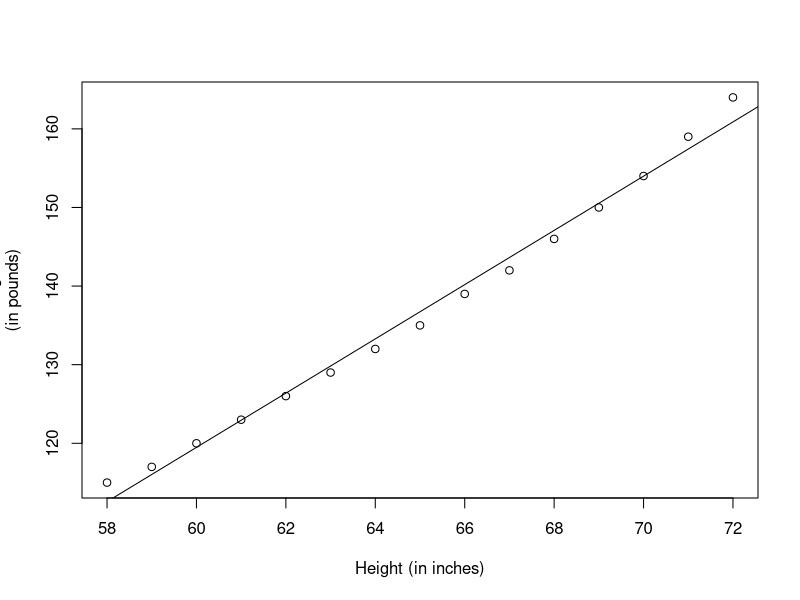
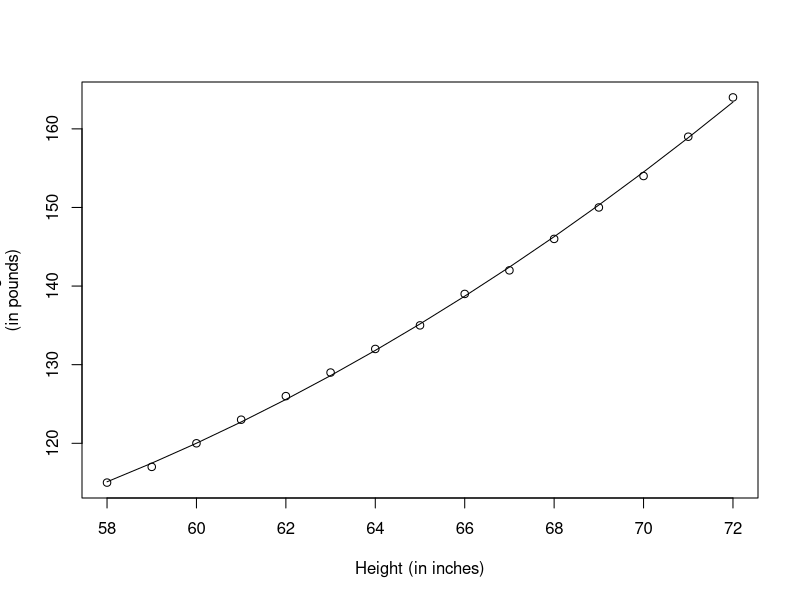
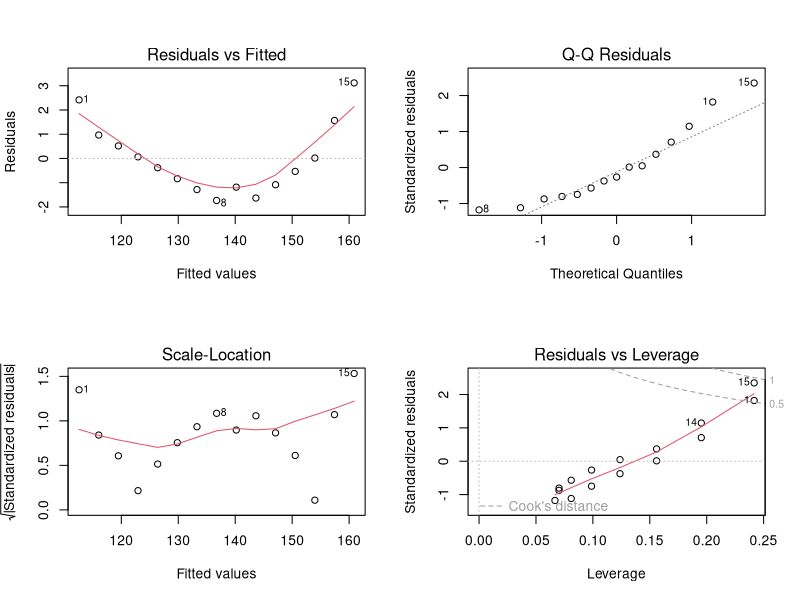
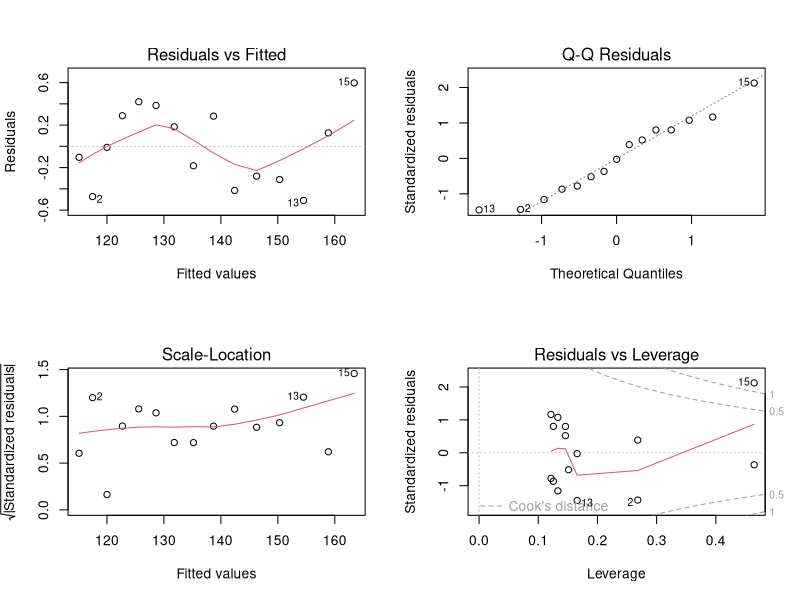
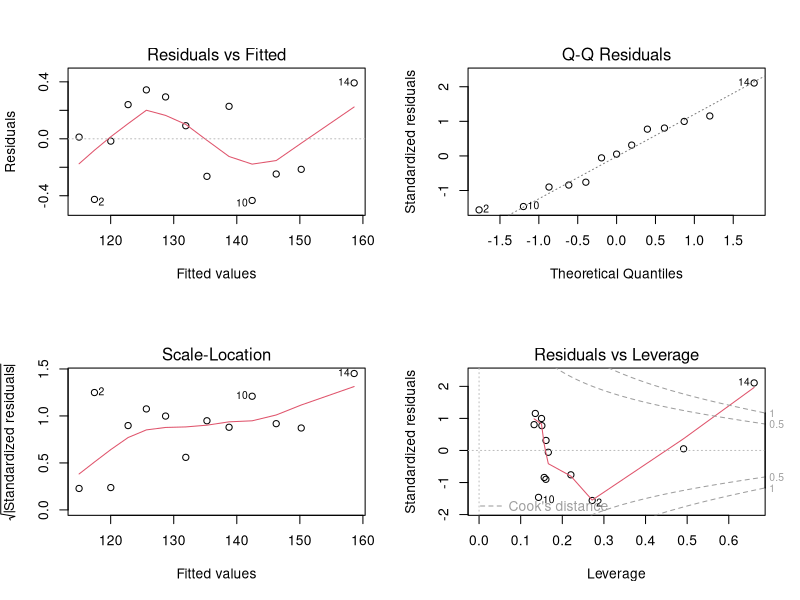
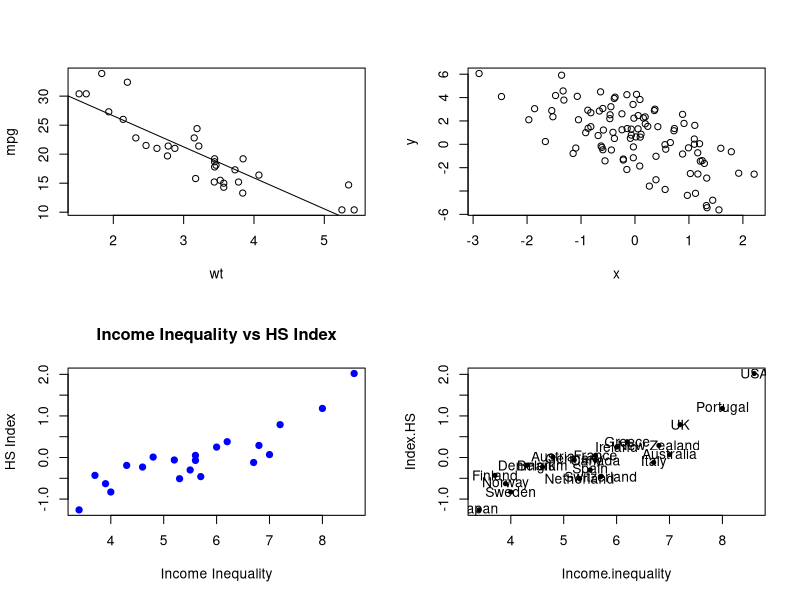
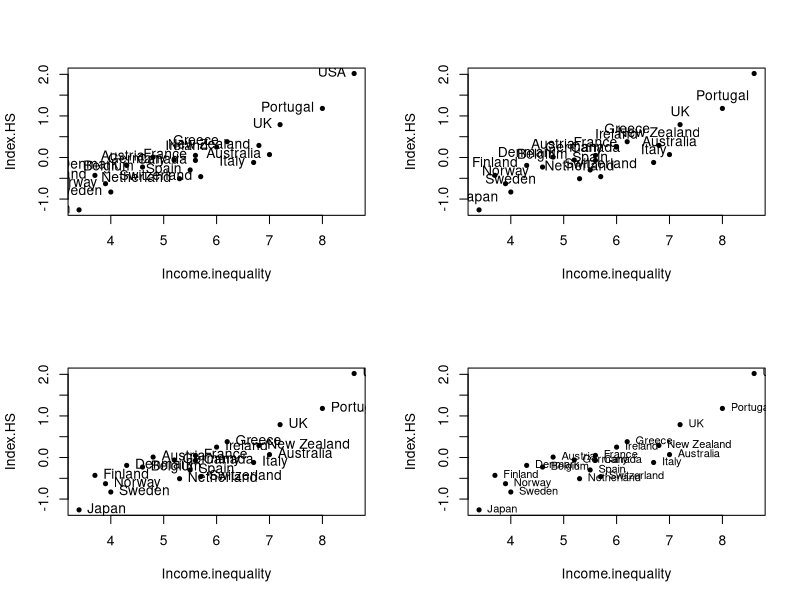
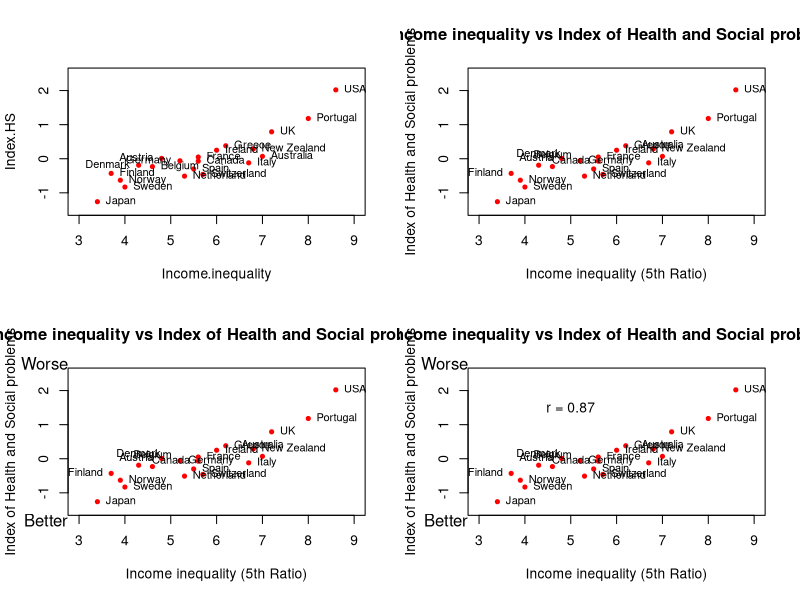

Reproduce these figures in R, in order.
## ---- chunk 1
data("women")
fit<-lm(weight~height, data=women)
summary(fit)
## ---- chunk 2
women$weight
## ---- chunk 3
fitted(fit)
## ---- chunk 4
residuals(fit)
## ---- chunk 5
plot(women$height,women$weight,xlab="Height (in inches)",ylab="Weight
(in pounds)")
abline(fit)
## ---- chunk 6
fit2<- lm(weight~height+I(height^2), data=women)
summary(fit2)
## ---- chunk 7
plot(women$height,women$weight,xlab="Height (in inches)",ylab="Weight
(in pounds)")
lines(women$height,fitted(fit2))
## ---- chunk 8
fit<- lm(weight~height,data=women)
par(mfrow=c(2,2))
plot(fit)
## ---- chunk 9
fit2<- lm(weight~height+I(height^2), data=women)
par(mfrow=c(2,2))
plot(fit2)
## ---- chunk 10
newfit<-lm(weight~height+I(height^2),data=women[-c(13,15),])
par(mfrow=c(2,2))
plot(newfit)
## ---- chunk 11
plot(mpg~wt,data=mtcars)
model<- lm(mpg~wt, data=mtcars)
#plot(model)
abline(model)
## ---- chunk 12
summary(model)
## ---- chunk 13
predict(model,newdata=data.frame(wt=6))
## ---- chunk 14
x <- rnorm(10)
pnorm(2)
## ---- chunk 15
x <- rnorm(10, 20, 2)
## ---- chunk 16
set.seed(1)
rnorm(5)
## ---- chunk 17
set.seed(1)
## ---- chunk 18
set.seed(20)
## ---- chunk 19
x <- rnorm(100)
## ---- chunk 20
e <- rnorm(100, 0, 2)
## ---- chunk 21
y <- 0.5 - 2 * x + e
plot(x, y)
## ---- chunk 22
set.seed(1)
sample(1:10, 4)
## ---- chunk 23
sample(1:10, 4)
## ---- chunk 24
sample(letters, 5)
## ---- chunk 25
sample(1:10)
## ---- chunk 26
sample(1:10)
## ---- chunk 27
sample(1:10, replace = TRUE)
## ---- chunk 28
# Define vectors
country <- c("Australia", "Austria", "Belgium", "Canada",
             "Denmark", "Finland", "France", "Germany",
             "Greece", "Ireland", "Italy", "Japan", "Netherland",
             "New Zealand", "Norway", "Portugal", "Spain", "Sweden",
             "Switzerland", "UK", "USA")

Income.inequality <- c(7.0, 4.8, 4.6, 5.6, 4.3, 3.7, 5.6, 5.2, 6.2, 6.0, 
                       6.7, 3.4, 5.3, 6.8, 3.9, 8.0, 5.5, 4.0, 5.7, 7.2, 8.6)

Index.HS <- c(0.07, 0.01, -0.23, -0.07, -0.19, -0.43, 0.05, -0.06, 0.38, 0.25, 
              -0.12, -1.26, -0.51, 0.29, -0.63, 1.18, -0.30, -0.83, -0.46, 0.79, 2.02)

GDP_WB <- c(45926, 47682, 43435, 45066, 45537, 30676, 39328, 46401, 26851, 49393, 
            35463, 36319, 48253, 37679, 65615, 28760, 33629, 45297, 59540, 40233, 54630)

# Create data frame
data.21 <- data.frame(country, Income.inequality, Index.HS, GDP_WB)

# Scatter plot of Income Inequality vs HS Index
plot(data.21[c("Income.inequality", "Index.HS")],
     main = "Income Inequality vs HS Index",
     xlab = "Income Inequality",
     ylab = "HS Index",
     pch = 19, col = "blue")
## ---- chunk 29
Index_inequality.df<-data.21[c("Income.inequality","Index.HS")]
str(Index_inequality.df)

## ---- chunk 30
(country<-data.21[,"country"])
## ---- chunk 31
(country.2<-data.21["country"])
## ---- chunk 32
str(country)
## ---- chunk 33
str(country.2)
## ---- chunk 34
plot(Index_inequality.df,pch=20)
text(Index_inequality.df,labels=country)
## ---- chunk 35
plot(Index_inequality.df,pch=20)
text(Index_inequality.df,labels=country,pos=2)
## ---- chunk 36
plot(Index_inequality.df,pch=20)
text(Index_inequality.df,labels=country,pos=3)
## ---- chunk 37
plot(Index_inequality.df,pch=20)
text(Index_inequality.df,labels=country,pos=4)
## ---- chunk 38
plot(Index_inequality.df,pch=20)
text(Index_inequality.df,labels=country,pos=4,cex=0.8)
## ---- chunk 39
which(country %in% c("Austria","Denmark","Germany","Netherland"))
## ---- chunk 40
text.left<-which(country %in% c("Austria","Denmark","Germany","Netherla
nd"))
text.left
## ---- chunk 41
text.right<-setdiff(1:nrow(data.21),text.left)
text.right
## ---- chunk 42
pos.text<-ifelse(1:nrow(data.21)%in% text.left,2,4)
plot(Index_inequality.df,pch=20,col="red",xlim=c(3,9),ylim=c(-1.5,2.5))
text(Index_inequality.df,labels=country,pos=pos.text,cex=0.8)
## ---- chunk 43
which(country %in% "Germany")
## ---- chunk 44
text.up<-which(country %in% "Germany")
text.up
## ---- chunk 45
text.left<-setdiff(1:nrow(data.21),c(text.right,text.up))
text.left
## ---- chunk 46

text.up <- c(1, 3, 5)    
text.left <- c(2, 4, 6)  


pos.text <- ifelse(1:nrow(data.21) %in% text.up, 3, 
                   ifelse(1:nrow(data.21) %in% text.left, 2, 4))


plot(data.21$Income.inequality, data.21$Index.HS,
     pch = 20, col = "red",
     xlim = c(3, 9), ylim = c(-1.5, 2.5),
     xlab = "", ylab = "", main = "")

text(x = data.21$Income.inequality, 
     y = data.21$Index.HS, 
     labels = data.21$country, 
     pos = pos.text, cex = 0.8)


title(main = "Income inequality vs Index of Health and Social problems",
      xlab = "Income inequality (5th Ratio)",
      ylab = "Index of Health and Social problems")
## ---- chunk 47
plot(Index_inequality.df,pch=20,col="red",xlim=c(3,9),ylim=c(-1.5,2.5),
ann=FALSE)
text(Index_inequality.df,labels = country,pos=pos.text,cex=0.8)
main.title<-"Income inequality vs Index of Health and Social problems"
x.lab<-"Income inequality (5th Ratio)"
y.lab<-"Index of Health and Social problems"
title(main=main.title,xlab=x.lab,ylab=y.lab)
mtext(c("Better","Worse"),side=2,at=c(-1.8,2.8),las=1)
## ---- chunk 48

plot(Index_inequality.df, pch=20, col="red", xlim=c(3,9), ylim=c(-1.5,2.5), ann=FALSE)

text(Index_inequality.df, labels=country, pos=pos.text, cex=0.8)

main.title <- "Income inequality vs Index of Health and Social problems"
x.lab <- "Income inequality (5th Ratio)"
y.lab <- "Index of Health and Social problems"
title(main=main.title, xlab=x.lab, ylab=y.lab)

mtext(c("Better","Worse"), side=2, at=c(-1.8,2.8), las=1)

r_value <- round(cor(Index_inequality.df[[1]], Index_inequality.df[[2]]), 2)
text(x=5, y=1.5, labels=paste("r =", r_value))
## ---- chunk 49

plot(Index_inequality.df, pch=20, col="red", xlim=c(3,9), ylim=c(-1.5,2.5), ann=FALSE)

text(Index_inequality.df, labels=country, pos=pos.text, cex=0.8)

main.title <- "Income inequality vs Index of Health and Social problems"
x.lab <- "Income inequality (5th Ratio)"
y.lab <- "Index of Health and Social problems"
title(main=main.title, xlab=x.lab, ylab=y.lab)

mtext(c("Better","Worse"), side=2, at=c(-1.8,2.8), las=1)


r_value <- round(cor(Index_inequality.df[[1]], Index_inequality.df[[2]]), 2)
text(x=5, y=1.5, labels=paste("r =", r_value))


lm.ineq <- lm(Index.HS ~ Income.inequality, data=Index_inequality.df)
abline(lm.ineq, col="blue")
## ---- chunk 50
rm(list=ls(all=TRUE))
###set.seed(1002)
n <-30 ## number of observations
M <- 1 ## number of pathways
p<-5
z <- matrix(runif(n * p, 0, 1), nrow=n, ncol=p)
x <- 3*cos(z[, 1]) + 2*rnorm(n)
x<-as.matrix(x)
beta.true <- rep(1,ncol(x))
## pathway-response function
hfun1 <- function(zvec) (10*cos(zvec[1]) - 15*(zvec[2])^2+10*exp(-zvec
[3])*zvec[4]-8*sin(zvec[5])*cos(zvec[3])+20*(zvec[1]*zvec[5]))
h1 <- apply(z, 1, hfun1) ## only depends on z1,z2,z3,z4,z5
eps <- rnorm(n)
y <-x * beta.true + h1+ eps
